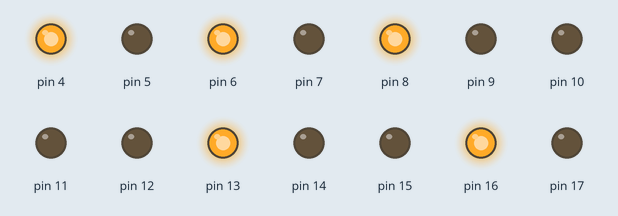
The sketch below on a simulated Arduino Uno, built with avr-gcc and run on an emulated ATmega328P. On the bench: output pins drawn as LEDs (lit = HIGH).

Above: at 0.5 s.
At 2.0 s:
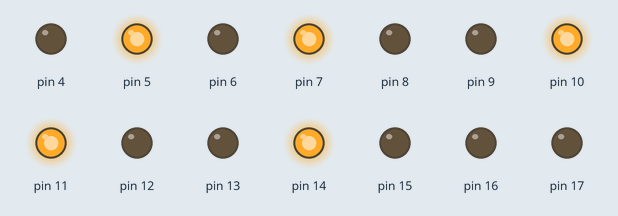
At 4.7 s:
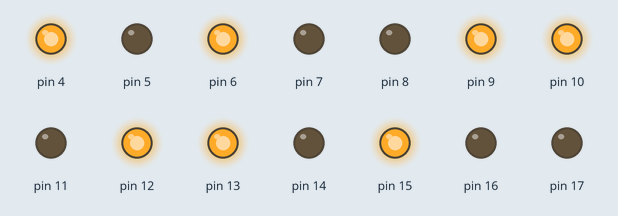
At 6.5 s:
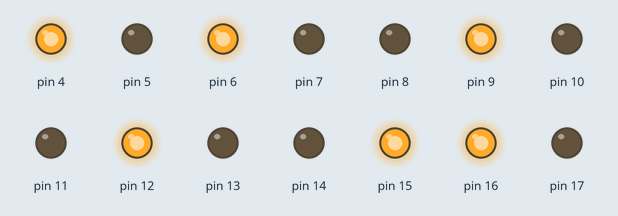
Timing chart, 0 to 8.1 s (numbered marks = the images above):
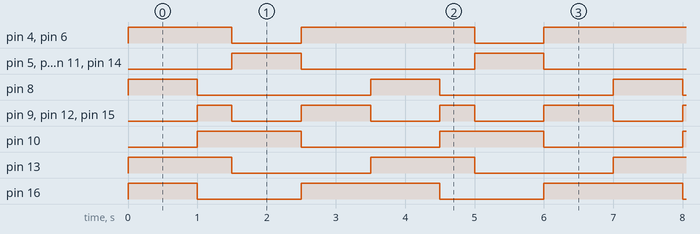

Measured:
- by itself, pin 4, pin 6: repeats every 3.5 s: LOW 1.0 s, HIGH 2.5 s
- by itself, pin 5, pin 7, pin 8, pin 11, pin 14: alternates HIGH for 1.0 s and LOW for 2.5 s
- by itself, pin 9, pin 12, pin 15: repeats every 3.5 s: LOW 1.0 s, HIGH 1.0 s, LOW 1.0 s, HIGH 0.50 s
- by itself, pin 10, pin 13: alternates HIGH for 1.5 s and LOW for 2.0 s
- by itself, pin 16: repeats every 3.5 s: LOW 1.5 s, HIGH 2.0 s

The sketch:

1A14S_alt.ino
```cpp
int                                                                                           Phase[][6] = {{0,5,2,10,0,0},{1,4,1,5,1,0},{2,3,0,10,0,1},{1,4,1,10,3,0}};
void setup() {
  DDRD |= B11110000;
  DDRB = B11111111;
  DDRC = B11111111;
}
void loop() {
  for(int i = 0; i < 4;i++){
    PORTB = (1<<Phase[i][0]) | (1 << Phase[i][1]);
    PORTC = 1<<Phase[i][2];
    switch(Phase[i][4]){
      case 1: PORTB |= B00100100;break;
      case 3: PORTC |= B00000100;break;
    }
    PORTD &= B00000011;
    if(Phase[i][5] > 0){
      PORTD |= B10100000;
    }else
      PORTD |= B01010000;
    delay(Phase[i][3]*100);
  }
}
```
